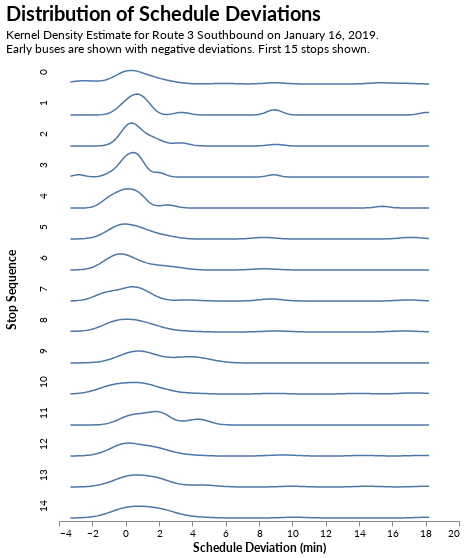

Write notebook code for a chart like this one.
### Markdown cell above
#### Small Multiple Density Plots
Instead of using various 'moments' (median, percentiles) to show the distribution, we can also provide a more direct visualization of the distribuiton by showing the actual density of the plots. This gives people a chance to notice things like bimodal distribuitons or other shape-specific characteristics.

We could show an actual histogram with bars, but we are going to do a *density transform* using a common method called a [Kernel Density Estmation](https://en.wikipedia.org/wiki/Kernel_density_estimation). We will also use facets to create small multiples with Altair - this can be done using the `alt.Row()` or `alt.Column()` features, or by using the facet command. Faceting can get tricky in Altair (and makes layering more complex!), you may have to do some googling to get what you need out of it.

### Code cell
alt.Chart(study_deltas[study_deltas.stop_seq < 15]).transform_density(
    'end_delta',
    as_ = ['end_delta', 'density'],
    groupby = ['stop_seq']
).mark_line(size=1.5).encode(
    alt.X('end_delta:Q', title="Schedule Deviation (min)"),
    alt.Y('density:Q', title=None),
    alt.Row('stop_seq:O', title='Stop Sequence')
).properties(
    title={
      "text": ["Distribution of Schedule Deviations"], 
      "subtitle": [
        "Kernel Density Estimate for Route 3 Southbound on January 16, 2019.",
        "Early buses are shown with negative deviations. First 15 stops shown.",
      ]
    },
    width=400, 
    height=25
).configure(
    font='Lato'
).configure_view(
    strokeWidth=0
).configure_axis(
    grid=False,
    titleFontSize=12,
).configure_axisY(
    domain=False,
    labels=False,
    ticks=False
).configure_title(
    fontSize=20,
    anchor='start',
    subtitleFontSize=12,
    subtitlePadding=5
).configure_facet(
    spacing=0
).configure_header(
    titleFontSize=12
)

### Figure 1 — Vega-Lite specification as saved in the notebook (floating-point values rounded to 4 significant figures; data arrays with more than 128 entries replaced by an {"elided": "..."} marker saying what was removed)
{"config": {"view": {"continuousWidth": 400, "continuousHeight": 300, "strokeWidth": 0}, "axis": {"grid": false, "titleFontSize": 12}, "axisY": {"domain": false, "labels": false, "ticks": false}, "facet": {"spacing": 0}, "font": "Lato", "header": {"titleFontSize": 12}, "title": {"anchor": "start", "fontSize": 20, "subtitleFontSize": 12, "subtitlePadding": 5}}, "data": {"name": "data-d8c525d790252378bcb53212a014c27e"}, "mark": {"type": "line", "size": 1.5}, "encoding": {"row": {"field": "stop_seq", "title": "Stop Sequence", "type": "ordinal"}, "x": {"field": "end_delta", "title": "Schedule Deviation (min)", "type": "quantitative"}, "y": {"field": "density", "title": null, "type": "quantitative"}}, "height": 25, "title": {"text": ["Distribution of Schedule Deviations"], "subtitle": ["Kernel Density Estimate for Route 3 Southbound on January 16, 2019.", "Early buses are shown with negative deviations. First 15 stops shown."]}, "transform": [{"density": "end_delta", "groupby": ["stop_seq"], "as": ["end_delta", "density"]}], "width": 400, "$schema": "https://vega.github.io/schema/vega-lite/v4.17.0.json", "datasets": {"data-d8c525d790252378bcb53212a014c27e": {"elided": "438 records"}}}
